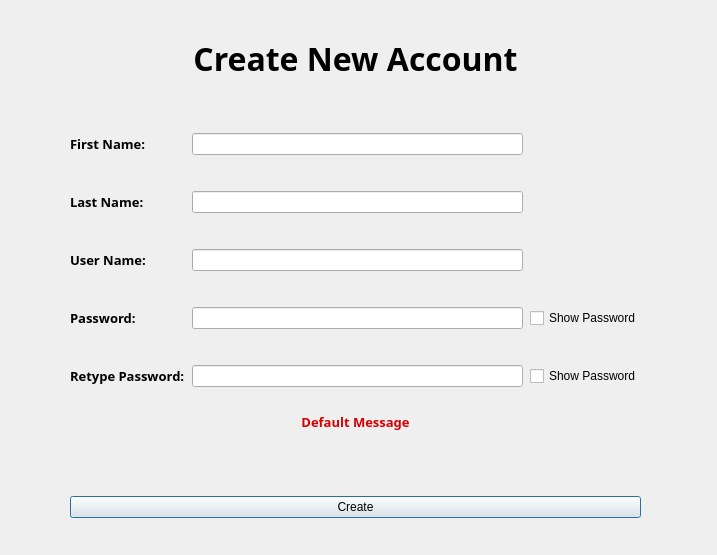
<?xml version="1.0" encoding="UTF-8"?>
<ui version="4.0">
 <class>CreateAccountPage</class>
 <widget class="QDialog" name="CreateAccountPage">
  <property name="geometry">
   <rect>
    <x>0</x>
    <y>0</y>
    <width>717</width>
    <height>555</height>
   </rect>
  </property>
  <property name="windowTitle">
   <string>Dialog</string>
  </property>
  <widget class="QWidget" name="layoutWidget">
   <property name="geometry">
    <rect>
     <x>70</x>
     <y>30</y>
     <width>571</width>
     <height>488</height>
    </rect>
   </property>
   <layout class="QVBoxLayout" name="verticalLayout">
    <item>
     <widget class="QLabel" name="createAccountPage">
      <property name="font">
       <font>
        <family>Arial Black</family>
        <pointsize>24</pointsize>
        <weight>75</weight>
        <bold>true</bold>
       </font>
      </property>
      <property name="text">
       <string>Create New Account</string>
      </property>
      <property name="alignment">
       <set>Qt::AlignCenter</set>
      </property>
      <property name="textInteractionFlags">
       <set>Qt::NoTextInteraction</set>
      </property>
     </widget>
    </item>
    <item>
     <spacer name="verticalSpacer_2">
      <property name="orientation">
       <enum>Qt::Vertical</enum>
      </property>
      <property name="sizeType">
       <enum>QSizePolicy::Fixed</enum>
      </property>
      <property name="sizeHint" stdset="0">
       <size>
        <width>20</width>
        <height>40</height>
       </size>
      </property>
     </spacer>
    </item>
    <item>
     <layout class="QGridLayout" name="gridLayout">
      <property name="horizontalSpacing">
       <number>7</number>
      </property>
      <property name="verticalSpacing">
       <number>36</number>
      </property>
      <item row="0" column="0">
       <widget class="QLabel" name="firstNameLabel">
        <property name="font">
         <font>
          <family>Arial Black</family>
          <pointsize>10</pointsize>
          <weight>75</weight>
          <bold>true</bold>
         </font>
        </property>
        <property name="text">
         <string>First Name:</string>
        </property>
        <property name="textInteractionFlags">
         <set>Qt::NoTextInteraction</set>
        </property>
        <property name="buddy">
         <cstring>firstNameInput</cstring>
        </property>
       </widget>
      </item>
      <item row="1" column="1">
       <widget class="QLineEdit" name="lastNameInput"/>
      </item>
      <item row="0" column="1">
       <widget class="QLineEdit" name="firstNameInput"/>
      </item>
      <item row="4" column="0">
       <widget class="QLabel" name="retypePasswordLabel">
        <property name="font">
         <font>
          <family>Arial Black</family>
          <pointsize>10</pointsize>
          <weight>75</weight>
          <bold>true</bold>
         </font>
        </property>
        <property name="text">
         <string>Retype Password:</string>
        </property>
        <property name="textInteractionFlags">
         <set>Qt::NoTextInteraction</set>
        </property>
        <property name="buddy">
         <cstring>retypePasswordInput</cstring>
        </property>
       </widget>
      </item>
      <item row="4" column="1">
       <widget class="QLineEdit" name="retypePasswordInput"/>
      </item>
      <item row="2" column="1">
       <widget class="QLineEdit" name="userNameInput"/>
      </item>
      <item row="3" column="0">
       <widget class="QLabel" name="passwordLabel">
        <property name="font">
         <font>
          <family>Arial Black</family>
          <pointsize>10</pointsize>
          <weight>75</weight>
          <bold>true</bold>
         </font>
        </property>
        <property name="text">
         <string>Password:</string>
        </property>
        <property name="textInteractionFlags">
         <set>Qt::NoTextInteraction</set>
        </property>
        <property name="buddy">
         <cstring>passwordInput</cstring>
        </property>
       </widget>
      </item>
      <item row="1" column="0">
       <widget class="QLabel" name="lastNameLabel">
        <property name="font">
         <font>
          <family>Arial Black</family>
          <pointsize>10</pointsize>
          <weight>75</weight>
          <bold>true</bold>
         </font>
        </property>
        <property name="text">
         <string>Last Name:</string>
        </property>
        <property name="textInteractionFlags">
         <set>Qt::NoTextInteraction</set>
        </property>
        <property name="buddy">
         <cstring>lastNameInput</cstring>
        </property>
       </widget>
      </item>
      <item row="2" column="0">
       <widget class="QLabel" name="userNameLabel">
        <property name="font">
         <font>
          <family>Arial Black</family>
          <pointsize>10</pointsize>
          <weight>75</weight>
          <bold>true</bold>
         </font>
        </property>
        <property name="text">
         <string>User Name:</string>
        </property>
        <property name="textInteractionFlags">
         <set>Qt::NoTextInteraction</set>
        </property>
        <property name="buddy">
         <cstring>userNameInput</cstring>
        </property>
       </widget>
      </item>
      <item row="3" column="1">
       <widget class="QLineEdit" name="passwordInput"/>
      </item>
      <item row="4" column="2">
       <widget class="QCheckBox" name="visiblePassword2">
        <property name="text">
         <string>Show Password</string>
        </property>
       </widget>
      </item>
      <item row="3" column="2">
       <widget class="QCheckBox" name="visiblePassword1">
        <property name="text">
         <string>Show Password</string>
        </property>
       </widget>
      </item>
     </layout>
    </item>
    <item>
     <widget class="QLabel" name="createAccountMessage">
      <property name="palette">
       <palette>
        <active>
         <colorrole role="WindowText">
          <brush brushstyle="SolidPattern">
           <color alpha="255">
            <red>213</red>
            <green>0</green>
            <blue>0</blue>
           </color>
          </brush>
         </colorrole>
        </active>
        <inactive>
         <colorrole role="WindowText">
          <brush brushstyle="SolidPattern">
           <color alpha="255">
            <red>213</red>
            <green>0</green>
            <blue>0</blue>
           </color>
          </brush>
         </colorrole>
        </inactive>
        <disabled>
         <colorrole role="WindowText">
          <brush brushstyle="SolidPattern">
           <color alpha="255">
            <red>120</red>
            <green>120</green>
            <blue>120</blue>
           </color>
          </brush>
         </colorrole>
        </disabled>
       </palette>
      </property>
      <property name="font">
       <font>
        <family>Arial Black</family>
        <pointsize>10</pointsize>
        <weight>75</weight>
        <bold>true</bold>
       </font>
      </property>
      <property name="text">
       <string>Default Message</string>
      </property>
      <property name="alignment">
       <set>Qt::AlignCenter</set>
      </property>
     </widget>
    </item>
    <item>
     <spacer name="verticalSpacer">
      <property name="orientation">
       <enum>Qt::Vertical</enum>
      </property>
      <property name="sizeType">
       <enum>QSizePolicy::Fixed</enum>
      </property>
      <property name="sizeHint" stdset="0">
       <size>
        <width>20</width>
        <height>40</height>
       </size>
      </property>
     </spacer>
    </item>
    <item>
     <widget class="QPushButton" name="createButton">
      <property name="text">
       <string>Create</string>
      </property>
     </widget>
    </item>
   </layout>
  </widget>
 </widget>
 <tabstops>
  <tabstop>firstNameInput</tabstop>
  <tabstop>lastNameInput</tabstop>
  <tabstop>userNameInput</tabstop>
  <tabstop>passwordInput</tabstop>
  <tabstop>visiblePassword1</tabstop>
  <tabstop>retypePasswordInput</tabstop>
  <tabstop>visiblePassword2</tabstop>
  <tabstop>createButton</tabstop>
 </tabstops>
 <resources/>
 <connections/>
</ui>
